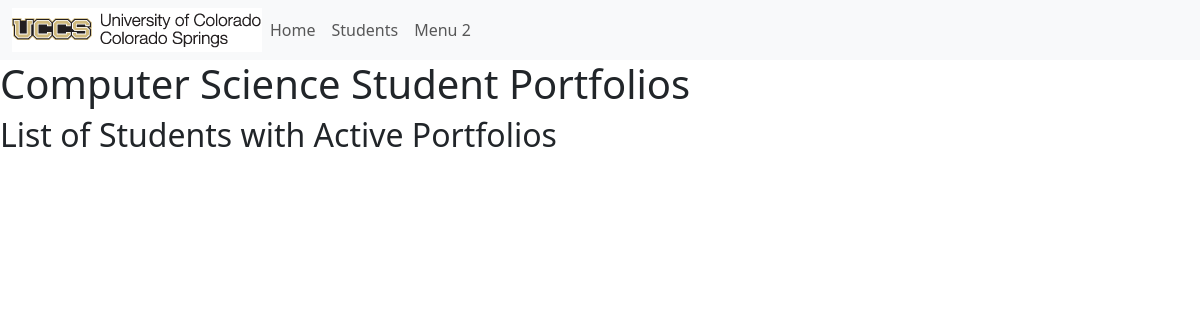
Before: / with the older database file.
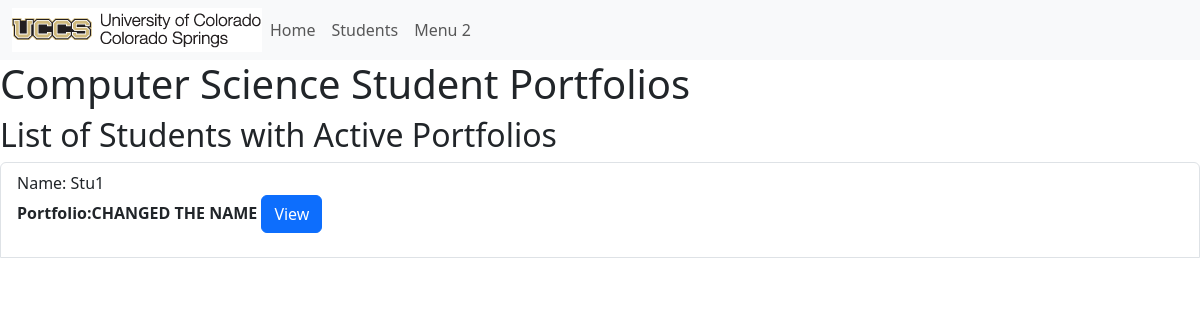
After: the same page with the newer database file.
### portfolio_app/models.py (models this page shows, shortened)
class Student(models.Model):
    MAJOR = (
        ('CSCI-BS', 'BS in Computer Science'),
        ('CPEN-BS', 'BS in Computer Engineering'),
        ('BIGD-BI', 'BI in Game Design and Development'),
        ('BICS-BI', 'BI in Computer Science'),
        ('BISC-BI', 'BI in Computer Security'),
        ('CSCI-BA', 'BA in Computer Science'),
        ('DASE-BS', 'BS in Data Analytics and Systems Engineering')
        )
    name = models.CharField(max_length=200)
    email = models.CharField("UCCS Email", max_length=200)
    major = models.CharField(max_length=200, choices=MAJOR, blank = False)
    def __str__(self):
        return self.name
    portfolio = models.OneToOneField(
        Portfolio,
        on_delete=models.CASCADE,
        unique=True)

class Portfolio(models.Model):
    title = models.CharField(max_length=200)
    contact_email = models.CharField("UCCS Email", max_length=200)
    is_active = models.BooleanField(default=False)
    about = models.CharField(max_length=1000, blank = True, default='')
    def get_absolute_url(self):
        return reverse('portfolio-detail', args=[str(self.id)])

### portfolio_app/views.py (the view)
# urls.py: path('', views.index, name='index'),
def index(request):
    student_active_portfolios = Student.objects.select_related('portfolio').all().filter(portfolio__is_active=True)
    print("active portfolio query set", student_active_portfolios)
    return render( request, 'portfolio_app/index.html', {'student_active_portfolios':student_active_portfolios})

### portfolio_app/templates/portfolio_app/index.html
{% extends 'portfolio_app/base_template.html' %}
{% block content %}
<h1>Computer Science Student Portfolios</h1>
<h2>List of Students with Active Portfolios</h2>
<ul class="list-group">
    {% for i in student_active_portfolios %}
    <li class="list-group-item">Name: {{i.name}}
        <p><strong>Portfolio:{{ i.portfolio.title }}
                <a class="btn btn-primary" href="{{ i.portfolio.get_absolute_url }}" role="button">View</a>
    </li>
    {% endfor %}
</ul>
{% endblock %}

Changed rows visible on the page:
added Student: name "Stu1", portfolio "CHANGED THE NAME"
